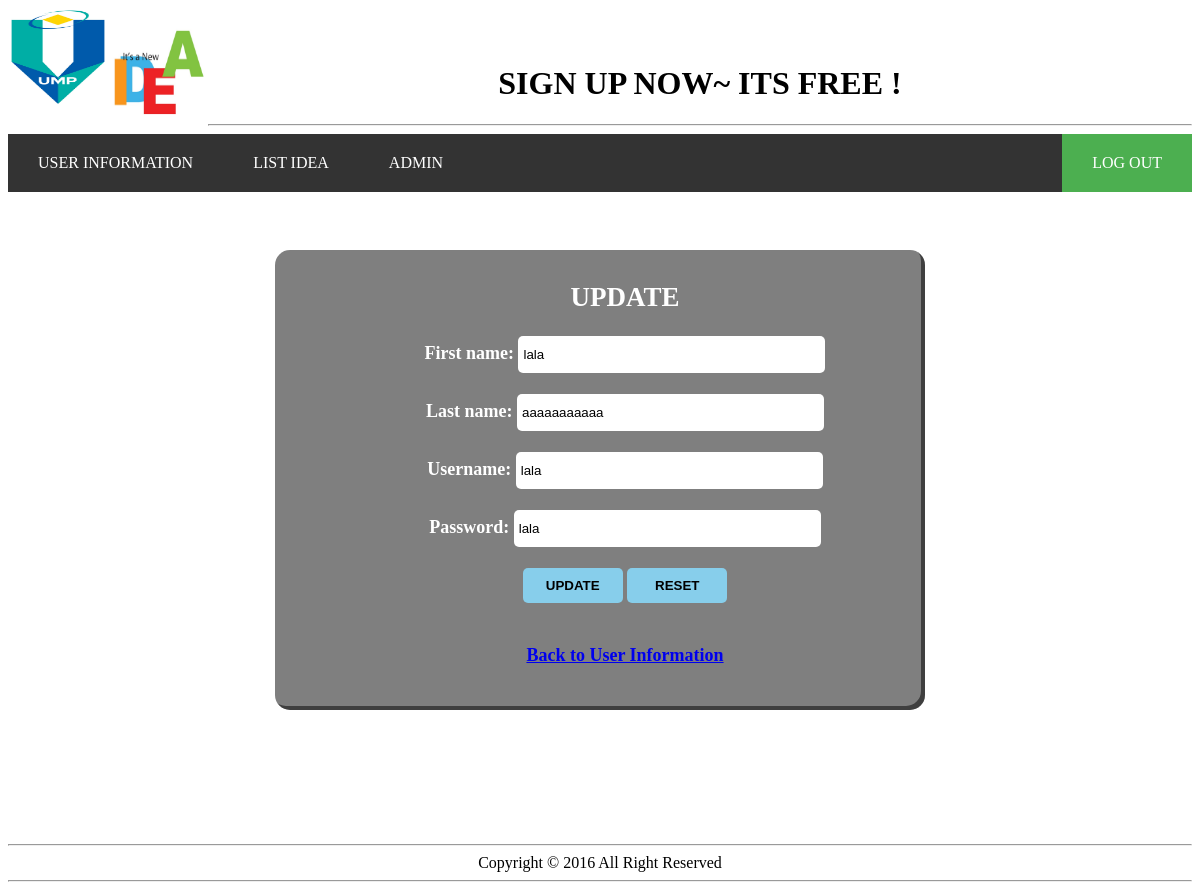
Screenshot of /update_user.php?id=5 with the database file from the repository.
### tables this page shows
CREATE TABLE IF NOT EXISTS `pro` (
  `id` int(11) NOT NULL AUTO_INCREMENT,
  `firstname` varchar(100) NOT NULL,
  `lastname` varchar(100) NOT NULL,
  `username` varchar(100) NOT NULL,
  `password` varchar(50) NOT NULL,
  `password_confirmation` int(11) NOT NULL,
  PRIMARY KEY (`id`)
);

### update_user.php (the view, shortened to what this page needs)
<!DOCTYPE html>
<?php
		include("database.php");
		$idURL = $_GET['id'];
		$query = "SELECT * FROM pro WHERE id = '$idURL'";
		$result = mysql_query($query, $conn) or die ("Could not execute query in update_user.php");
		$row = mysql_fetch_array($result, MYSQL_BOTH);
			$firstname = $row["firstname"];
			$lastname = $row["lastname"];
			$username = $row["username"];
			$password = $row["password"];
			?>
<html>
<head>
</head>
<center>
<body>
	<img src="pic/ump.png" width="100px" height="100px" align="left"><br>
	<img src="pic/idea.png" width="100px" height="100px" align="left"><br>
	<marquee><h1>SIGN UP NOW~ ITS FREE !</h1></marquee>
	<hr>
	<ul>
  <li><a href="admin_user_info.php">USER INFORMATION</a></li>
  <li><a href="admin_listidea.php">LIST IDEA</a></li>
  <li><a href="admin.php">ADMIN</a></li>
  <li style="float:right"><a class="active" href="logout.php">LOG OUT</a></li>
</ul>
	&nbsp; <br>
<div class="aa">
<h2>UPDATE</h2>
<form method="post" action="kemaskini.php">
	First name: <input type="text" required autocomplete="off" value="<?php echo $firstname; ?> " name="firstname"><br><br>
	Last name:  <input type="text" required autocomplete="off" value="<?php echo $lastname; ?>" name="lastname"><br><br>
	Username:   <input type="text" required autocomplete="off" value="<?php echo $username; ?>" name="username"><br><br>
	Password:   <input type="text" required autocomplete="off" value="<?php echo $password; ?>" name="password"><br><br>
	<center><input type="submit" value="UPDATE">
	<input type="reset" value="RESET"></center>
</form>
 <br><br>
	<div align="center"><a href="admin_user_info.php">Back to User Information</a>
	</div>
</div>
&nbsp; <br>
	&nbsp; <br>
	&nbsp; <br>
	&nbsp; <br>
	&nbsp; <br>
	&nbsp; <br>
	&nbsp; <br>
	<hr>
	Copyright &copy 2016 All Right Reserved
	<hr>
</body>
</html>

### update_user.php (style rules this page uses)
ul { list-style-type: none; margin: 0; padding: 0; overflow: hidden; background-color: #333; }
li { float: left; }
li a { display: block; color: white; text-align: center; padding: 20px 30px; text-decoration: none; }
.active { background-color: #4CAF50; }
body { //background-image: url(nice-background.jpg); //background-size: cover; }
.aa { width: 600px; height: 450px; background-color: rgba(0,0,0,0.5); margin:0 auto; margin-top:40px; padding-top: 10px; padding-left: 50px; border-radius: 15px; -webkit-border-radius:15px; -o-border-radius:15px; -moz-border-radius:15px; color:white; font-weight: bolder; box-shadow: inset -4px -4px rgba(0,0,0,0.5); font-size: 18px; }
.aa input[type="text"] { width: 300px; height: 35px; border:0; border-radius: 5px; -webkit-border-radius: 5px; -o-border-radius: 5px; -moz-border-radius: 5px; padding-left: 5px; }
.aa input[type="submit"] { width: 100px; height: 35px; border: 0; border-radius: 5px; -webkit-border-radius: 5px; -o-border-radius: 5px; -moz-border-radius: 5px; background-color: skyblue; font-weight: bolder; }
.aa input[type="reset"] { width: 100px; height: 35px; border: 0; border-radius: 5px; -webkit-border-radius: 5px; -o-border-radius: 5px; -moz-border-radius: 5px; background-color: skyblue; font-weight: bolder; }

### rows the page displays
pro: firstname "lala", lastname "aaaaaaaaaaa", username "lala", password "lala"
